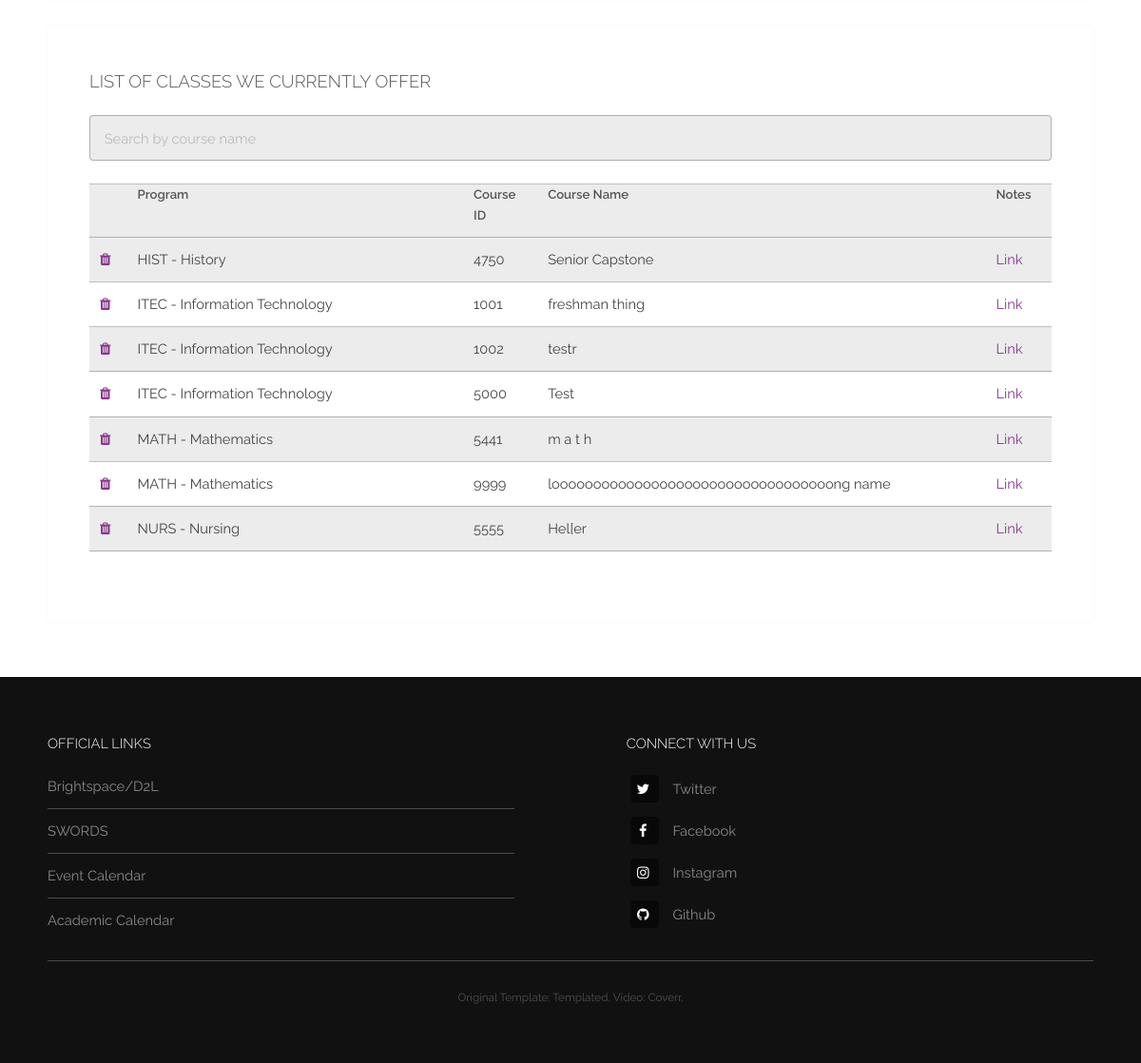
The page /class (signed in, lower part) on the database as committed earlier.
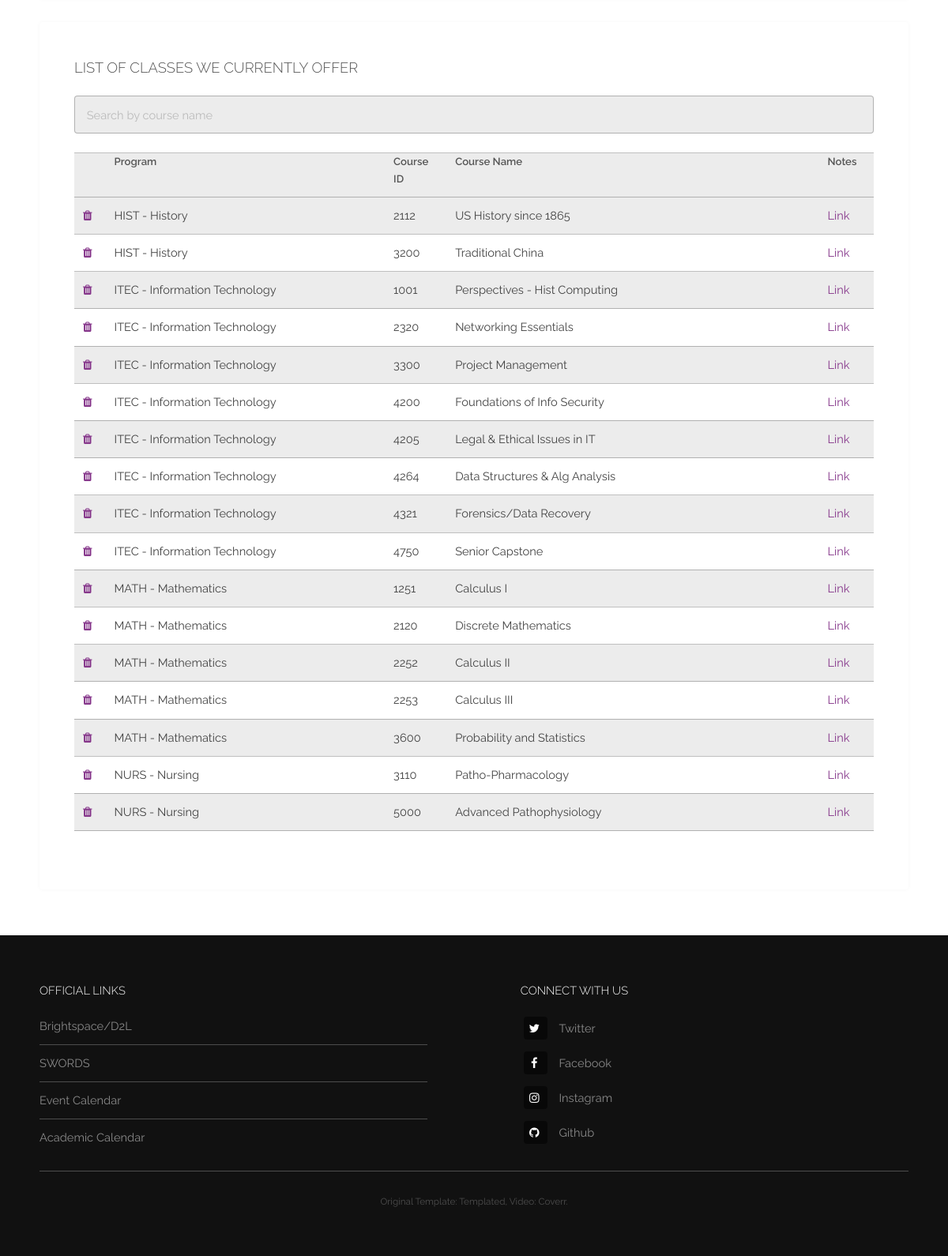
The same page on the database as committed later.
### app/models.py (models this page shows, shortened)
class ClassList(db.Model):
    id = db.Column(db.Integer, primary_key=True)
    program = db.Column(db.String(4), unique=True, nullable=False)
    course_id = db.Column(db.Integer(), unique=False, nullable=False)
    course_name = db.Column(db.String(30), unique=True, nullable=False)

### app/routes.py (the view)
def classes():
    academic_catalog = {'avia':'AVIA - Aviation', 'biol':'BIOL - Biology', 'engl': 'ENGL - English',
                        'itec': 'ITEC - Information Technology', 'hist': 'HIST - History', 'math': 'MATH - Mathematics',
                        'nurs': 'NURS - Nursing'
                        }
    form = CreateClassForm()
    class_list = ClassList.query.order_by(ClassList.program.asc(),ClassList.course_id.asc()).all()
    if not current_user.is_authenticated:
        flash('That feature is for users only! Register an account first!', 'info')
        return redirect(url_for('register'))
    if current_user.is_authenticated:
        if current_user.has_role('admin'):
            if form.validate_on_submit():
                create_class = ClassList(program=form.program.data, course_id=form.course_id.data, course_name=form.course_name.data)
                db.session.add(create_class)
                db.session.commit()
                flash('Class has been created!', 'success')
                return redirect(url_for('class'))
    return render_template('class_list.html', title='Classes', form=form, class_list=class_list, academic_catalog=academic_catalog)

### app/forms.py
class CreateClassForm(FlaskForm):
    academic_catalog = [('avia', 'AVIA - Aviation'), ('biol', 'BIOL - Biology'), ('engl',  'ENGL - English'),
                        ('itec', 'ITEC - Information Technology'), ('hist', 'HIST - History'),
                        ('math', 'MATH - Mathematics'), ('nurs', 'NURS - Nursing', )]
    program = SelectField('Program Name', choices=academic_catalog, validators=[DataRequired()])
    course_id = IntegerField('Course ID', render_kw={"placeholder": "e.g., 4750"},
                             validators=[DataRequired(), NumberRange(min=900, max=9999, message='Must be in valid Course ID format')])
    course_name = StringField('Course Name', validators=[DataRequired()], render_kw={"placeholder": "e.g., Senior Capstone"})
    submit = SubmitField('Add Class')

### app/models.py (called while the page is built)
    def has_role(self, name):
        for role in self.roles:
            if role.name == name:
                return True
            return False

### app/routes.py (called while the page is built)
@app.before_request
def before_request():
    if current_user.is_authenticated:
        current_user.last_seen = datetime.utcnow()
        db.session.commit()

### app/templates/class_list.html (shortened to what this page needs)
{% extends "template.html" %}
{% block content %}
    <section id="main" class="wrapper">
        <div class="inner">
        <div class="content">
            <header>
                <h3>List of classes we currently offer</h3>
            </header>
            <input type="text" id="myInput" onkeyup="mySearchFunction(2)" placeholder="Search by course name">
            <br>
            <table>
                {% if current_user.has_role('admin') %}
                    <col width="0">
                {% endif %}
                <col width="300"><col width="30"><col width="400"><col width="20">
                <tr>
                    {% if current_user.has_role('admin') %}
                        <th> </th>
                    {% endif %}
                    <th>Program</th>
                    <th>Course ID</th>
                    <th>Course Name</th>
                    {% if current_user.is_authenticated %}
                        <th>Notes</th>
                    {% endif %}
                </tr>
                <tbody id="myTable">
                {% for class in class_list %}
                    <tr>
                        {% if current_user.has_role('admin') %}
                            <td><a class="icon fa-trash"></a></td>
                        {% endif %}
                        <td>{{ academic_catalog[class.program] }}</td>
                        <td>{{ class.course_id }}</td>
                        <td>{{ class.course_name }}</td>
                        {% if current_user.is_authenticated %}
                            <td>
                                <a href="{{ url_for('course', program=class.program, course_id=class.course_id) }}">Link</a>
                            </td>
                        {% endif %}
                    </tr>
                {% endfor %}
                </tbody>
            </table>
        </div>
        </div>
    </section>
{% endblock content %}

Rows that differ between the two databases and show on the page:
changed ClassList: course_id "4750" → "2112"; course_name "Senior Capstone" → "US History since 1865"
added ClassList: program "HIST - History", course_id "3200", course_name "Traditional China"
changed ClassList: course_name "freshman thing" → "Perspectives - Hist Computing"
changed ClassList: course_id "1002" → "2320"; course_name "testr" → "Networking Essentials"
added ClassList: program "ITEC - Information Technology", course_id "3300", course_name "Project Management"
changed ClassList: course_id "5000" → "4200"; course_name "Test" → "Foundations of Info Security"
added ClassList: program "ITEC - Information Technology", course_id "4205", course_name "Legal & Ethical Issues in IT"
added ClassList: program "ITEC - Information Technology", course_id "4264", course_name "Data Structures & Alg Analysis"
added ClassList: program "ITEC - Information Technology", course_id "4321", course_name "Forensics/Data Recovery"
added ClassList: program "ITEC - Information Technology", course_id "4750", course_name "Senior Capstone"
changed ClassList: course_id "5441" → "1251"; course_name "m a t h" → "Calculus I"
added ClassList: program "MATH - Mathematics", course_id "2120", course_name "Discrete Mathematics"
added ClassList: program "MATH - Mathematics", course_id "2252", course_name "Calculus II"
added ClassList: program "MATH - Mathematics", course_id "2253", course_name "Calculus III"
changed ClassList: course_id "9999" → "3600"; course_name "loooooooooooooooooooooooooooooooooong name" → "Probability and Statistics"
added ClassList: program "NURS - Nursing", course_id "3110", course_name "Patho-Pharmacology"
changed ClassList: course_id "5555" → "5000"; course_name "Hel[er" → "Advanced Pathophysiology"
